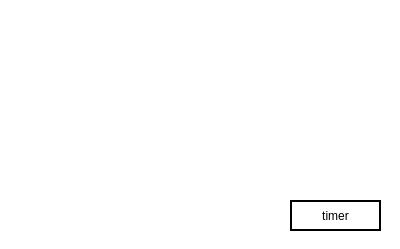
<?xml version="1.0" encoding="UTF-8"?>
<ui version="4.0">
 <class>Form</class>
 <widget class="QWidget" name="Form">
  <property name="geometry">
   <rect>
    <x>0</x>
    <y>0</y>
    <width>400</width>
    <height>249</height>
   </rect>
  </property>
  <property name="windowTitle">
   <string>Form</string>
  </property>
  <property name="styleSheet">
   <string notr="true">background-color:rgb(255, 255, 255)</string>
  </property>
  <widget class="QPushButton" name="timer">
   <property name="geometry">
    <rect>
     <x>290</x>
     <y>200</y>
     <width>91</width>
     <height>31</height>
    </rect>
   </property>
   <property name="styleSheet">
    <string notr="true">background-color:rgb(255, 255, 255);
font: 11pt &quot;FZShuTi&quot;;
border-color:rgb(0, 0, 0);
border-style:solid;
border-width:2px</string>
   </property>
   <property name="text">
    <string>timer</string>
   </property>
  </widget>
 </widget>
 <resources/>
 <connections/>
</ui>
